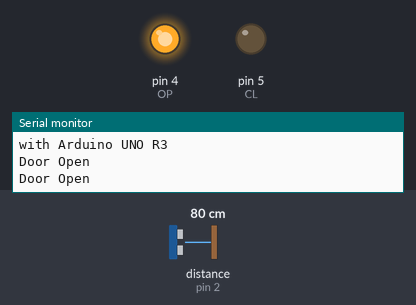
Bench run of a sketch on a simulated Arduino Uno, built with avr-gcc and run on an emulated ATmega328P. Parts: output pins drawn as LEDs (lit = HIGH), the last lines printed to the serial monitor. Wiring (inferred from the names in the program): ultrasonic range finder: trigger pin 3; echo pin 2. The inputs (shaded band) are chosen by the test bench; at power-on: distance to the obstacle (sensor on pin 2) 80 cm. The echo pulse lasts 58.3 µs per cm; pins used as bus, display or sensor lines are not drawn.

Above: at 10.8 s.
10.9 s: distance to the obstacle (sensor on pin 2) set to 86 cm
At 20.5 s:
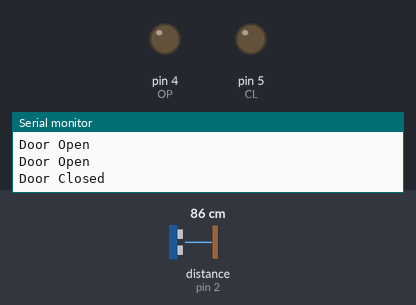
21.5 s: distance to the obstacle (sensor on pin 2) set to 2 cm
At 22.0 s:
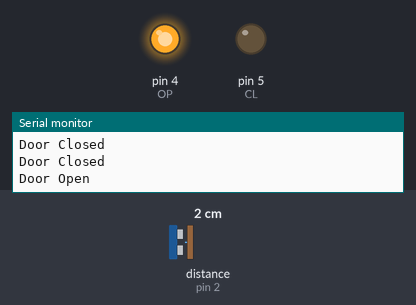
31.5 s: distance to the obstacle (sensor on pin 2) set to 120 cm
At 32.3 s:
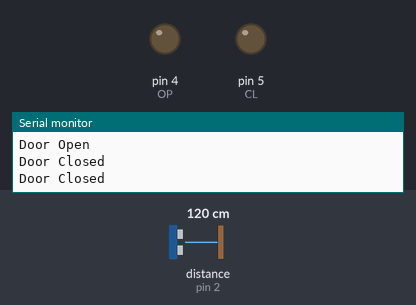
Timing chart, 0 to 34.5 s (numbered marks = the images above; inputs shaded):
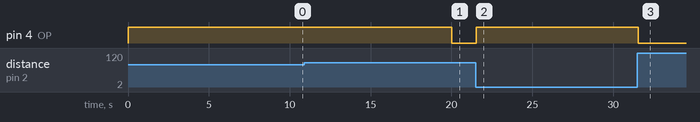

Measured:
- the behaviour switches between 82 and 83 cm on distance to the obstacle (sensor on pin 2) (found by bisection; images 0 and 1)
- after the input at 10.9 s, pin 4 (OP): HIGH → LOW after 9.1 s
- after the input at 21.5 s, pin 4 (OP): LOW → HIGH at once
- after the input at 31.5 s, pin 4 (OP): HIGH → LOW at once

The sketch:

Our_PRoject_Locking_of_Door.ino
```cpp
#define echoPin 2
#define trigPin 3
#define OP 4
#define CL 5

// defines variables
long duration;
int distance;


//digitalWrite(OP,LOW);
//digitalWrite(CL,LOW);

void setup() {
  pinMode(trigPin, OUTPUT); // Sets the trigPin as an OUTPUT
  pinMode(echoPin, INPUT); // Sets the echoPin as an INPUT
  Serial.begin(9600); // // Serial Communication is starting with 9600 of baudrate speed
  Serial.println("Ultrasonic Sensor HC-SR04 Test"); // print some text in Serial Monitor
  Serial.println("with Arduino UNO R3");

    pinMode(OP, OUTPUT);
    pinMode(CL, OUTPUT);
}
void loop() {
  // Clears the trigPin condition
  digitalWrite(trigPin, LOW);
  delayMicroseconds(2);
  // Sets the trigPin HIGH (ACTIVE) for 10 microseconds
  digitalWrite(trigPin, HIGH);
  delayMicroseconds(10);
  digitalWrite(trigPin, LOW);
  // Reads the echoPin, returns the sound wave travel time in microseconds
  duration = pulseIn(echoPin, HIGH);
  // Calculating the distance
  distance = duration * 0.034 / 2; // Speed of sound wave divided by 2 (go and back)

    if( (distance) <= 80) {
      digitalWrite(OP,HIGH);
      Serial.println("Door Open");
      delay (10000);
   }else {
      digitalWrite(OP,LOW);
      //digitalWrite(CL,HIGH);
      Serial.println("Door Closed");
      delay (500);
   }

}
```
